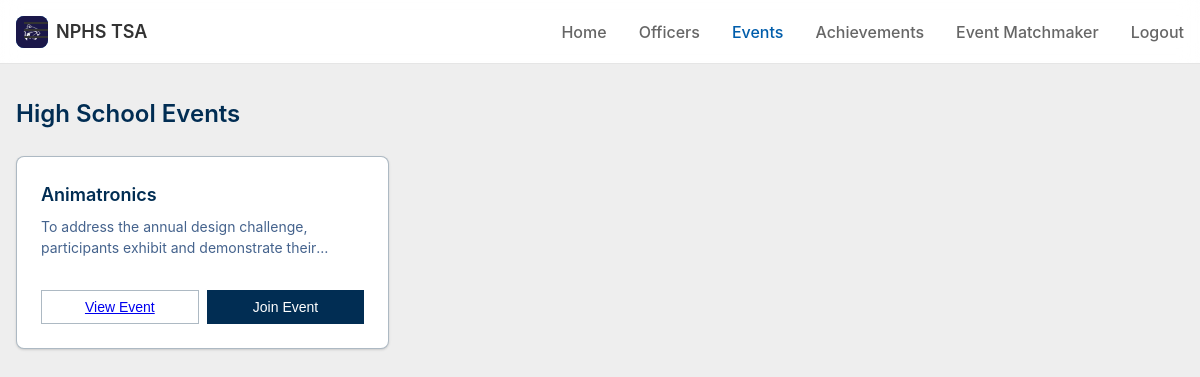
Screenshot of /events/ (signed in) with the database file from the repository.
### events/models.py (models this page shows, shortened)
class Event(models.Model):
    name = models.CharField(max_length=35)
    desc = models.TextField()
    prompt = models.CharField(max_length=200, blank=True, null=True)
    CEG = models.FileField(blank=True, null=True)
    competitors = models.JSONField(blank=True, null=True)

### events/views.py (the view)
# urls.py: path("", views.home, name="index"),
def index(request):
    events_list = Event.objects.all()
    return render(request, "events/index.html", {"Events": events_list})

### coresite/templatetags/mycomponents.py (called while the page is built)
@register.inclusion_tag('components/navbar.html', takes_context=True)
def navbar(context, active_navbar_link, active_sidebar_link):
    user = context['request'].user
    return {
        'user': user,
        'is_authenticated': user.is_authenticated,
        'active_navbar_link': active_navbar_link,
        'active_sidebar_link': active_sidebar_link
    }

### events/templates/events/index.html (shortened to what this page needs)
<!DOCTYPE html>
<html lang="en">
<head>
    {% load static %}
    <link rel="stylesheet" href="{% static 'css/styles.css' %}">
    <link rel="stylesheet" href="{% static 'css/matchmaker.css' %}">
</head>
<body>
    {% load mycomponents %}
    {% navbar "Events" "none" %}
    <div class="container">
        <main class="main">
            <section class="events-section">
                <h2 class="section-title">High School Events</h2>
                {% if Events %}
                <div class="events-grid">
                    {% for event in Events %}
                    <div class="event-card">
                        <div class="event-header">
                            <h3 class="event-title">
                                {{event.name}}
                            </h3>
                            <p class="event-description">{{event.desc}}</p>
                        </div>
                        <div class="event-footer">
                            <button class="btn btn-outline"><a href="{% url 'event' event.id %}">View Event</a></button>
                            {% if user.is_authenticated %}
                            <button class="btn btn-primary">Join Event</button>
                            {% endif %}
                        </div>
                    </div>
                    {% endfor %}
            </section>
            {% endif %}
        </main>
</body>
</html>

### static/css/styles.css (style rules this page uses)
:root { --tsa-navy-blue: #005DAB; --tsa-dark-navy-blue: #012D53; --tsa-dark-red: #893B47; --tsa-red: #DB2B1E; --background: #ffffff; --foreground: #012D53; --card: #ffffff; --card-foreground: #0f172a; --primary: #012D53; --primary-foreground: #ffffff; --secondary: #f1f5f9; --secondary-foreground: #0f172a; --muted: #f1f5f9; --muted-foreground: #45638d; --accent: #f1f5f9; --accent-foreground: #0f172a; --destructive: #ef4444; --destructive-foreground: #ffffff; --border: #2d4b6563; --input: #e2e8f0; --ring: var(); --ring: var(--tsa-navy-blue); --shadow-sm: 0 1px 2px 0 rgba(0, 0, 0, 0.05); --shadow: 0 1px 3px 0 rgba(0, 0, 0, 0.1), 0 1px 2px 0 rgba(0, 0, 0, 0.06); --shadow-md: 0 4px 6px -1px rgba(0, 0, 0, 0.1), 0 2px 4px -1px rgba(0, 0, 0, 0.06); --shadow-lg: 0 10px 15px -3px rgba(0, 0, 0, 0.1), 0 4px 6px -2px rgba(0, 0, 0, 0.05); --radius: 8px; }
* { margin: 0; padding: 0; box-sizing: border-box; }
body { font-family: "Inter", -apple-system, BlinkMacSystemFont, "Segoe UI", Roboto, Oxygen, Ubuntu, Cantarell, "Open Sans", "Helvetica Neue", sans-serif; color: var(--foreground); background: #eee; min-height: 100vh; max-height: fit-content; line-height: 1.5; }
.container { margin: 64px auto 0; }

### static/css/matchmaker.css (style rules this page uses)
.container { width: 100%; min-height: 100vh; }
.main { max-width: 1200px; margin: 0 auto; padding: 2rem 1rem; }
.section-title { font-size: 1.5rem; font-weight: 600; margin-bottom: 1.5rem; color: var(--foreground); }
.events-section { margin-bottom: 3rem; }
.events-grid { display: grid; grid-template-columns: 1fr; gap: 1.5rem; }
@media (min-width: 768px) { .events-grid { grid-template-columns: repeat(2, 1fr); } }
@media (min-width: 1024px) { .events-grid { grid-template-columns: repeat(3, 1fr); } }
.event-card { background-color: var(--card); border-radius: var(--radius); box-shadow: var(--shadow); overflow: hidden; transition: transform 0.3s ease, box-shadow 0.3s ease; animation: fadeIn 0.5s ease forwards; opacity: 0; transform: translateY(20px); border: 1px solid var(--border); display: flex; flex-direction: column; height: 100%; }
.event-header { padding: 1.5rem 1.5rem 1rem; flex-grow: 1; }
.event-title { font-size: 1.125rem; font-weight: 600; margin-bottom: 0.5rem; display: flex; align-items: center; gap: 0.5rem; }
.event-description { color: var(--muted-foreground); font-size: 0.875rem; display: -webkit-box; -webkit-line-clamp: 2; -webkit-box-orient: vertical; overflow: hidden; }
.event-footer { padding: 1rem 1.5rem 1.5rem; display: flex; gap: 0.5rem; }
.btn { display: inline-flex; align-items: center; justify-content: center; font-weight: 500; font-size: 0.875rem; padding: 0.5rem 1rem; transition: all 0.2s ease; cursor: pointer; flex: 1; }
.btn-primary { background-color: var(--primary); color: var(--primary-foreground); border: 1px solid var(--primary); }
.btn-outline { background-color: transparent; color: var(--foreground); border: 1px solid var(--border); }

### rows the page displays
Event: name "Animatronics", desc "To address the annual design challenge, participants exhibit and demonstrate…"
